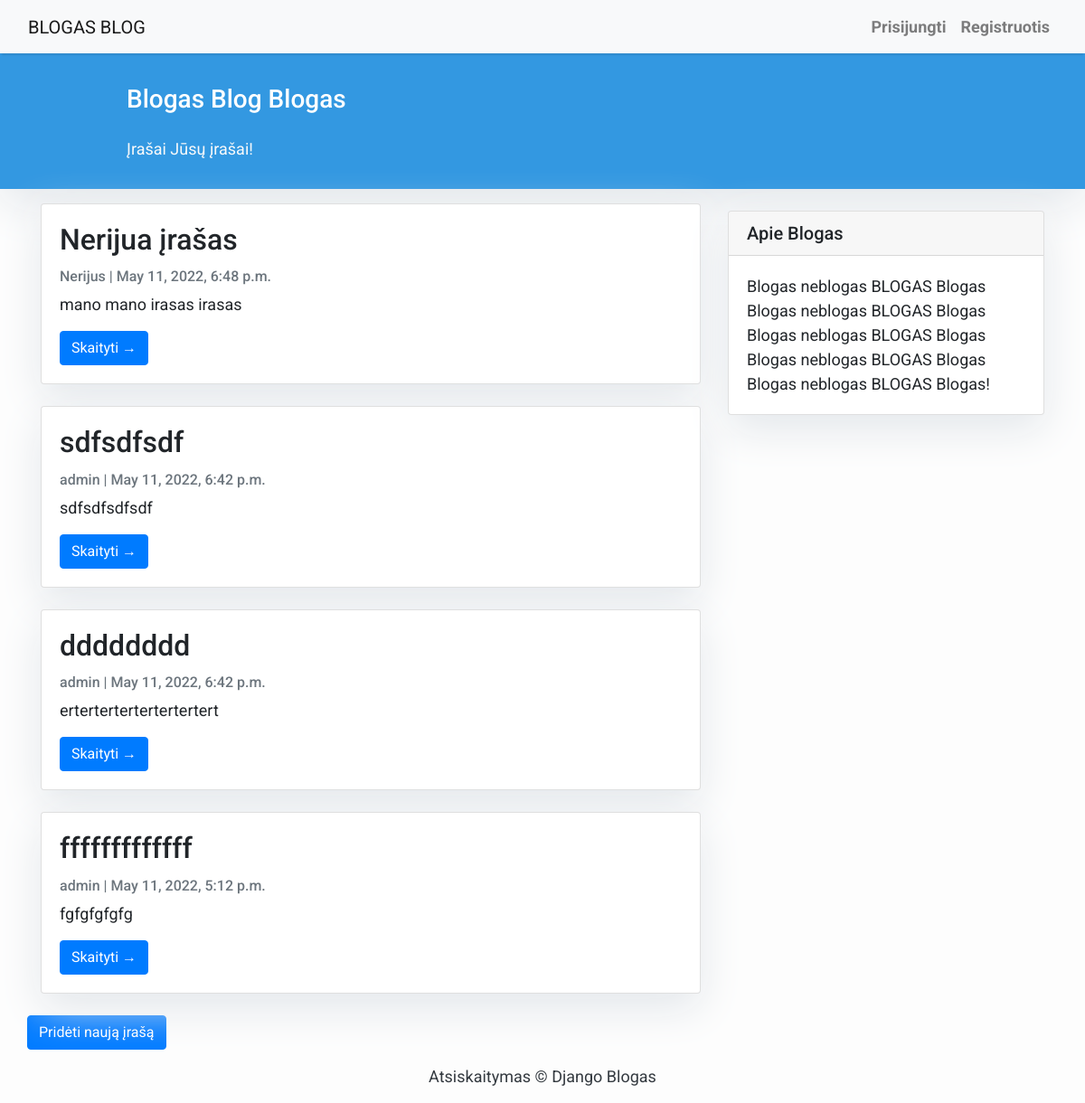
The page / on the database its author committed.
### blog/models.py (models this page shows, shortened)
class Post(models.Model):
    title = models.CharField(max_length=200, unique=True)
    slug = models.SlugField(max_length=200, unique=True)
    author = models.ForeignKey(User, on_delete=models.CASCADE, related_name='blog_posts')
    updated_on = models.DateTimeField(auto_now=True)
    content = models.TextField()
    created_on = models.DateTimeField(auto_now_add=True)
    status = models.IntegerField(choices=STATUS, default=0)
    class Meta:
        ordering = ['-created_on']

### blog/views.py (the view)
# urls.py: path('', views.PostList.as_view(), name='home'),
class PostList(generic.ListView):
    queryset = Post.objects.filter(status=1).order_by('-created_on')
    template_name = 'index.html'

### templates/index.html (shortened to what this page needs)
{% extends "base.html" %}
{% block content %}
<header class="masthead">
    <div class="container">
        <div class="row">
            <div class=" col-md-8 col-md-10 mx-auto">
                <div class="site-heading">
                    <h3 class=" site-heading my-4 mt-3 text-white"> Blogas Blog Blogas</h3>
                    <p class="text-light">Įrašai Jūsų įrašai! &nbsp
                    </p>
                </div>
            </div>
        </div>
    </div>
</header>
<div class="container">
    <div class="row">
        <div class="col-md-8 mt-3 left">
            {% for post in post_list %}
            <div class="card mb-4">
                <div class="card-body">
                    <h2 class="card-title">{{ post.title }}</h2>
                    <p class="card-text text-muted h6">{{ post.author }} | {{ post.created_on}} </p>
                    <p class="card-text">{{post.content|slice:":200" }}</p>
                    <a href="{% url 'post_detail' post.slug  %}" class="btn btn-primary">Skaityti &rarr;</a>
                </div>
            </div>
            {% endfor %}
        </div>
        {% block sidebar %} {% include 'sidebar.html' %} {% endblock sidebar %}
    </div>
</div>
<div class="container">
    <div class="row">
        <a href="{% url 'post'  %}" class="btn btn-primary">Pridėti naują įrašą</a>
    </div>
</div>
{%endblock%}

### templates/base.html (shortened to what this page needs)
<!DOCTYPE html>
<html>
    <head>
        <link rel="stylesheet" href="https://maxcdn.bootstrapcdn.com/bootstrap/4.0.0/css/bootstrap.min.css"
 />
    </head>
    <body>
        <nav class="navbar navbar-expand-lg navbar-light bg-light shadow" id="mainNav">
            <div class="container-fluid">
                <a class="navbar-brand" href="{% url 'home' %}">BLOGAS BLOG</a>
                <div class="collapse navbar-collapse" id="navbarResponsive">
                    <ul class="navbar-nav ml-auto">
                        {% if user.is_authenticated %}
                        <li class="nav-item text-black">
                            <a class="nav-link text-black font-weight-bold" href="javascript:void()">{{ user.username }}</a>
                        </li>
                        <li class="nav-item text-black">
                            <a class="nav-link text-black font-weight-bold" href="{% url 'logout'%}?next={{request.path}}">Atsijungti</a>
                        </li>
                        {% else %}
                        <li class="nav-item text-black">
                            <a class="nav-link text-black font-weight-bold" href="{% url 'login' %}">Prisijungti</a>
                        </li>
                        <li class="nav-item text-black">
                            <a class="nav-link text-black font-weight-bold" href="{% url 'register' %}">Registruotis</a>
                        </li>
                        {% endif %}
                    </ul>
                </div>
            </div>
        </nav>
        {% block content %}{% endblock content %}
        <footer class="py-3 bg-grey">
            <p class="m-0 text-dark text-center ">Atsiskaitymas &copy; Django Blogas</p>
        </footer>
    </body>
</html>

### templates/sidebar.html (shortened to what this page needs)
{% block sidebar %}
<div class="col-md-4 float-right ">
<div class="card my-4">
        <h5 class="card-header">Apie Blogas</h5>
    <div class="card-body">
        <p class="card-text">  Blogas neblogas BLOGAS Blogas Blogas neblogas BLOGAS Blogas Blogas neblogas BLOGAS Blogas Blogas neblogas BLOGAS Blogas Blogas neblogas BLOGAS Blogas!</p>
    </div>
</div>
</div>
{% endblock sidebar %}

### templates/base.html (style rules this page uses)
body { font-family: "Roboto", sans-serif; font-size: 17px; background-color: #fdfdfd; }
.shadow { box-shadow: 0 4px 2px -2px rgba(0, 0, 0, 0.1); }
.masthead { background: #3398E1; height: auto; padding-bottom: 15px; box-shadow: 0 16px 48px #E3E7EB; padding-top: 10px; }

### templates/index.html (style rules this page uses)
body { font-family: "Roboto", sans-serif; font-size: 18px; background-color: #fdfdfd; }
.card { box-shadow: 0 16px 48px #E3E7EB; }

### templates/sidebar.html (style rules this page uses)
.card { box-shadow: 0 16px 48px #E3E7EB; }

### rows shown on the page
Post: title "Nerijua įrašas", author "Nerijus", created_on "May 11, 2022, 6:48 p.m.", content "mano mano irasas irasas"
Post: title "sdfsdfsdf", author "admin", created_on "May 11, 2022, 6:42 p.m.", content "sdfsdfsdfsdf"
Post: title "dddddddd", author "admin", created_on "May 11, 2022, 6:42 p.m.", content "ertertertertertertertert"
Post: title "fffffffffffff", author "admin", created_on "May 11, 2022, 5:12 p.m.", content "fgfgfgfgfg"
